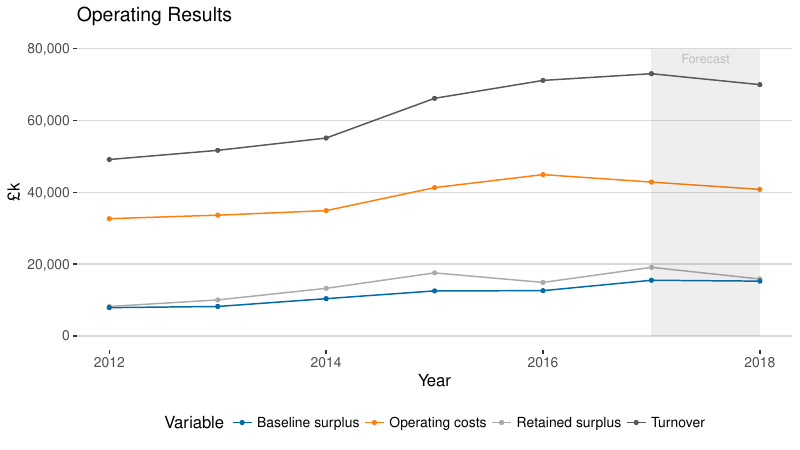

Reproduce this figure in R.
setwd(dirname(rstudioapi::getActiveDocumentContext()$path)) # set working directory

#Load required libraries (installing them if necessary)
for (package in c('ggplot2', 'ggthemes', 'scales')) {
  if (!require(package, character.only=T, quietly=T)) {
    install.packages(package)
    library(package, character.only=T)
  }
}

data <- read.csv("financial_results.csv",header=TRUE) # Read csv file. 

options(scipen=999) # supress scientific notation

colPalette <- c(tableau_color_pal('colorblind10')(10))

# prepare to print to pdf
pdf(file="Line_chart_colour_blind.pdf", width = 8, height = 4.5) # 16 by 9 ratio, change filename accordingly

# Line plot

ggplot(data, aes(x = Year, y = Result, group = Variable, color = Variable)) +
  geom_line() +
  geom_point(size = 1.1) + 
  ggtitle("Operating Results") +
  labs(x = "Year", 
       y = "£k") +
  theme_hc() +
  scale_y_continuous(labels = comma) +
  scale_colour_manual(values = colPalette) + 
  annotate("rect", xmin = 2017, xmax = 2018, ymin = 0, ymax = 80000,
           alpha = .1) + # adding shaded area
  annotate("text", label="Forecast", color = "gray", x=2017.5, y=77000, size=3) # adding annotation

# output pdf
dev.off()